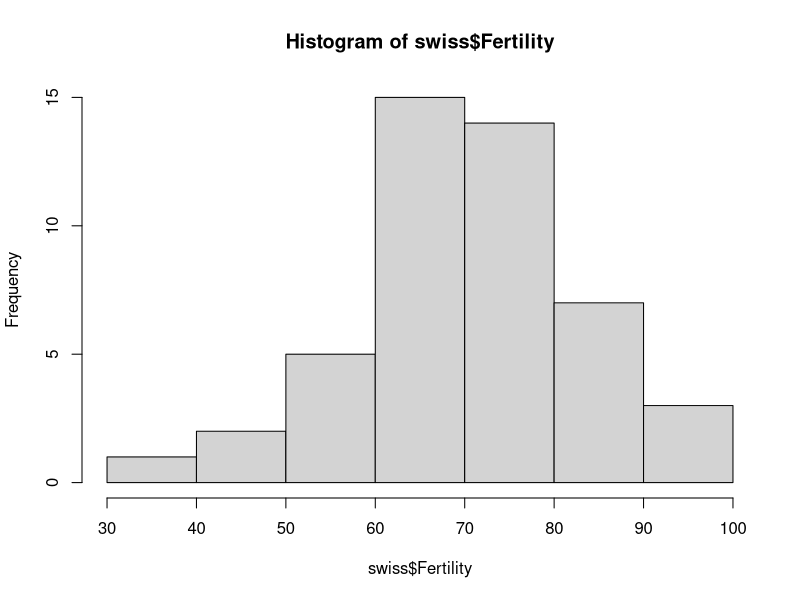
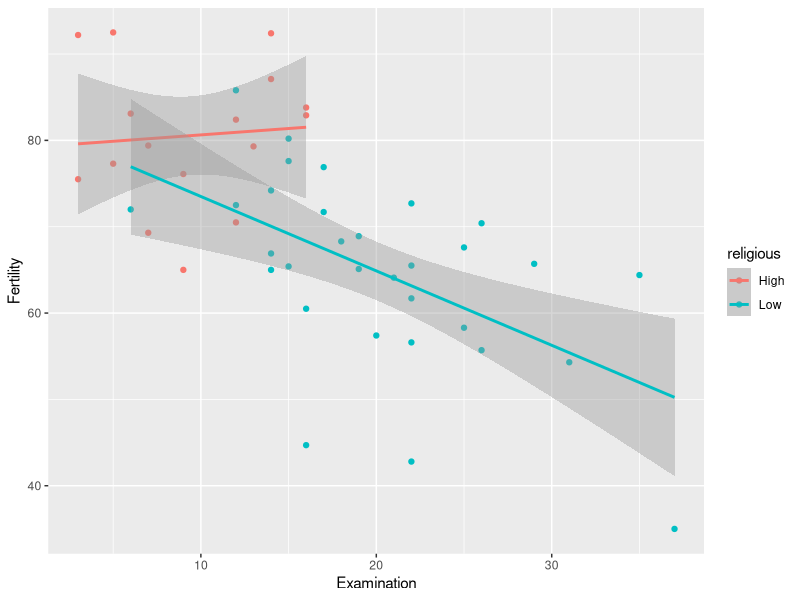

Write the R code that produced these figures, in order.
library(ggplot2)
library(MASS)

swiss <- data.frame(swiss)
hist(swiss$Fertility)
fit <- lm(Fertility ~ Examination + Catholic, swiss)
swiss$religious <- ifelse(swiss$Catholic > 60, 'High', 'Low')

ggplot(swiss, aes(Examination, Fertility, col = religious))+
  geom_point()+
  geom_smooth(method = 'lm')

swiss <- data.frame(swiss)

fit_full <- lm(Fertility ~ ., swiss) # ~ . в формуле означает, что мы хотим использовать все предикторы 
summary(fit_full)

fit_reduced1 <- lm(Fertility ~ Infant.Mortality + Examination + Catholic + Education + Examination, swiss)
summary(fit_reduced1)

# Чтобы сравнить две модели (полную и укоченную) мы воспользуемся дисперсионным анализом

anova(fit_full, fit_reduced1)

# Автоматический отбор при помощи библитеки MASS
fit <- lm(Fertility ~ .*., swiss)
summary(fit)
stepAIC(fit)

# Автоматический отбор при помощи встроенной библиотеки

optimal <- step(fit, direction = 'backward')
step(fit, direction = 'forward')

summary(optimal)


# Задание 1

att <- data.frame(attitude)

model_full <- lm(rating ~ .*., att)
model_null <- lm(rating ~ 1, att)
# Модель, в которой нет ни одного предиктора, а только intercept,
# т.е. среднее значение переменной
# С помощью аргумента scope мы можем задать пространство моделей с разным числом предикторов,
# в котором будет происходить поиск оптимального набора предикторов

ideal_model <- step(model_full, scope = list(lower = model_null, upper = model_full), 
                    direction = 'backward')

anova(model_full, ideal_model)